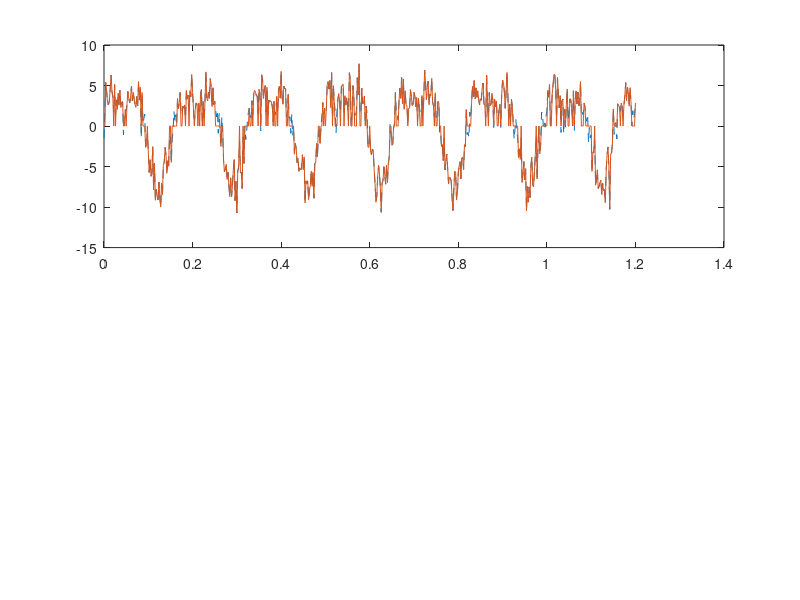

This figure's MATLAB source: (Note: this script raises an error after producing the figure.)
t = 0:0.002:1.2;
s = 5*sin(2*pi*6*t)+2.5*cos(4*pi*6*t);
rng(1);
signal = s+1.5*randn(size(t));
U1 = 3; U2 = 2;
filtered = signal;
filtered(abs(filtered)<U2) = 0;

figure;
subplot(2,1,1);
plot(t,signal,'--',t,filtered,'-');
hold on;
yline(U1,'b--'); yline(-U1,'b--');
yline(U2,'b:'); yline(-U2,'b:');
plot(t(signal==max(signal)),max(signal),'ko');
plot(t(signal==min(signal)),min(signal),'ko');
legend('Original','Filtered','U1','-U1','U2','-U2','Max/Min','Location','southwest');
grid on;

subplot(2,1,2);
plot(t(signal>U1),signal(signal>U1),'ro');
grid on;
